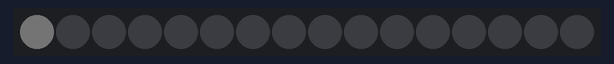
A sketch run on a simulated Arduino Uno, built with avr-gcc and run on an emulated ATmega328P. Shown: 16 RGB LEDs in strip order, left to right. Dim RGB values are drawn brighter than linear; what the sketch prints to the serial monitor is not drawn.

Above: at 0.15 s.
At 1.05 s:
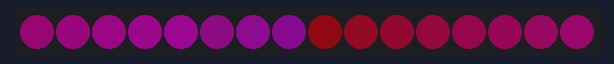
At 1.65 s:
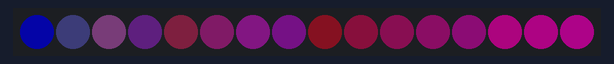
At 2.25 s:
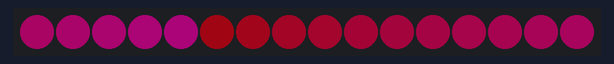
At 2.85 s:
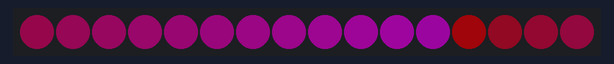

The sketch:

increment.ino.ino
```cpp
// RGBW (Red Green Blue White Neo-Pixel starter code
// 16 LEDS  increment
// CW Coleman 170413

#include <Adafruit_NeoPixel.h>
#ifdef __AVR__
  #include <avr/power.h>
#endif

#define PIN 6

#define NUM_LEDS 16

#define BRIGHTNESS 50

Adafruit_NeoPixel strip = Adafruit_NeoPixel(NUM_LEDS, PIN, NEO_GRBW + NEO_KHZ800);


void setup() {
  Serial.begin(115200);
  strip.setBrightness(BRIGHTNESS);
  strip.begin();
  strip.show(); // Initialize all pixels to 'off'
}

// Initialize some variables for the void loop()
int red = 0, green= 0, blue = 0, white = 10;
int wait = 0;
int led = 0;

void loop() {


  strip.setPixelColor(led, red, green , blue, white);
  strip.show();
    delay(wait);

  red = red + 5;
  green = green % blue;
  blue = blue % red +10;
  white = white + 0;

  // Increment the led.  This can also be done with led++
  led++;
  if (led > 15) led = 0;

  if (red > 255) red = 0;
   if (green > 255) green = 0;
    if (blue > 255) blue = 0;
     if (white > 50) white = 0;

    if (red < 0) red = 255;
   if (green  < 0) green = 255;
    if (blue < 0) blue = 255;
     if (white  < 0 ) white = 50;
  Serial.print(" led= ");
   Serial.println(led);
}
```
